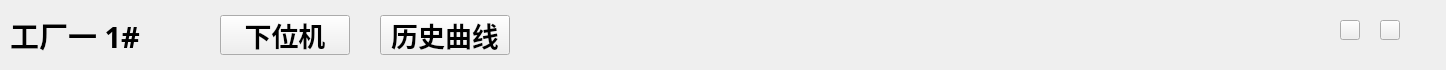
   <widget class="QWidget" name="widget_title" native="true">
    <property name="geometry">
     <rect>
      <x>2</x>
      <y>0</y>
      <width>1446</width>
      <height>70</height>
     </rect>
    </property>
    <property name="styleSheet">
     <string notr="true">#widget_title{
border-top-left-radius: 10px;   /* 设置左上角的圆角半径 */
border-top-right-radius: 10px;  /* 设置右上角的圆角半径 */
border-bottom-left-radius: 0px; /* 保持左下角的圆角半径为 0 */
border-bottom-right-radius: 0px;/* 保持右下角的圆角半径为 0 */
background-color: rgb(170, 170, 255);
}</string>
    </property>
    <widget class="QLabel" name="label_factory_num">
     <property name="geometry">
      <rect>
       <x>10</x>
       <y>15</y>
       <width>140</width>
       <height>40</height>
      </rect>
     </property>
     <property name="font">
      <font>
       <family>华文中宋</family>
       <pointsize>22</pointsize>
       <weight>75</weight>
       <bold>true</bold>
      </font>
     </property>
     <property name="text">
      <string>工厂一 1#</string>
     </property>
    </widget>
    <widget class="QPushButton" name="pushButton_lower_pc">
     <property name="geometry">
      <rect>
       <x>220</x>
       <y>15</y>
       <width>130</width>
       <height>40</height>
      </rect>
     </property>
     <property name="font">
      <font>
       <family>华文仿宋</family>
       <pointsize>20</pointsize>
       <weight>75</weight>
       <bold>true</bold>
      </font>
     </property>
     <property name="text">
      <string>下位机</string>
     </property>
    </widget>
    <widget class="QPushButton" name="pushButton_historical_curve">
     <property name="geometry">
      <rect>
       <x>380</x>
       <y>15</y>
       <width>130</width>
       <height>40</height>
      </rect>
     </property>
     <property name="font">
      <font>
       <family>华文仿宋</family>
       <pointsize>20</pointsize>
       <weight>75</weight>
       <bold>true</bold>
      </font>
     </property>
     <property name="text">
      <string>历史曲线</string>
     </property>
    </widget>
    <widget class="QPushButton" name="pushButton_3">
     <property name="geometry">
      <rect>
       <x>1340</x>
       <y>20</y>
       <width>20</width>
       <height>20</height>
      </rect>
     </property>
     <property name="styleSheet">
      <string notr="true">border-image: url(:/logo/minisize.png);</string>
     </property>
     <property name="text">
      <string/>
     </property>
    </widget>
    <widget class="QPushButton" name="pushButton_4">
     <property name="geometry">
      <rect>
       <x>1380</x>
       <y>20</y>
       <width>20</width>
       <height>20</height>
      </rect>
     </property>
     <property name="styleSheet">
      <string notr="true">border-image: url(:/logo/close.png);</string>
     </property>
     <property name="text">
      <string/>
     </property>
    </widget>
   </widget>
